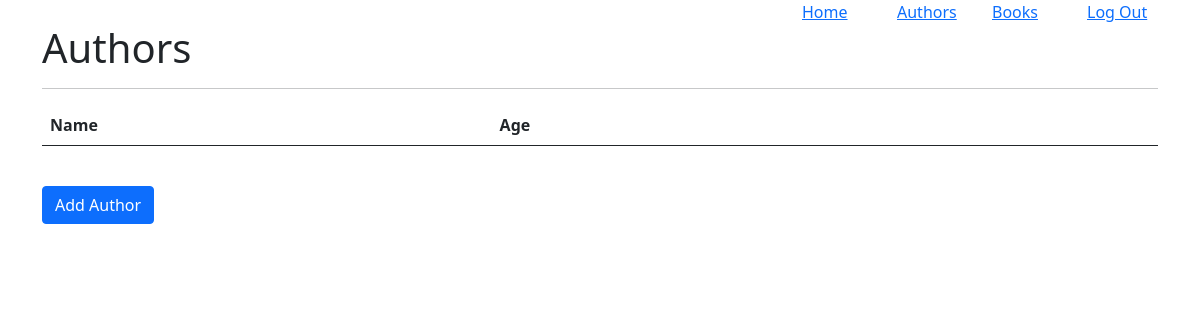
The page /authors (signed in) on the database as committed earlier.
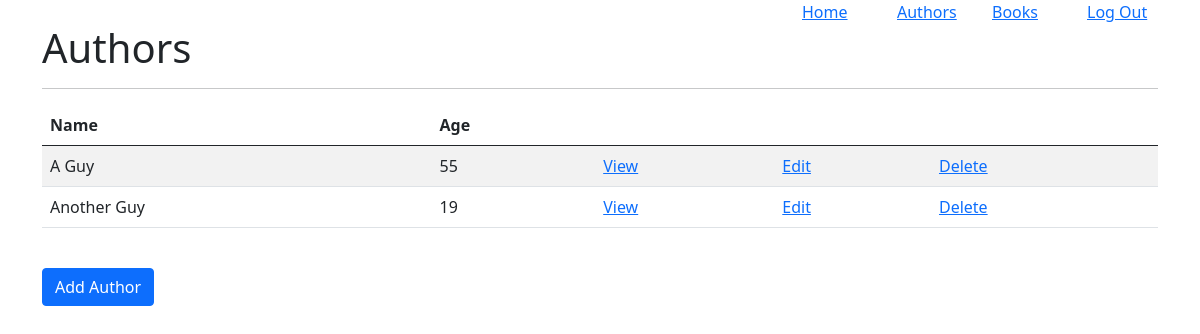
The same page on the database as committed later.
### app/models.py (models this page shows, shortened)
class Author(db.Model):
    author_id: so.Mapped[int] = so.mapped_column(primary_key=True)
    name: so.Mapped[str] = so.mapped_column(sa.String(64))
    age: so.Mapped[int] = so.mapped_column()
    books: so.WriteOnlyMapped['Book'] = so.relationship(back_populates='author', cascade="all,delete")

### app/routes.py (the view)
@app.route("/authors")
@login_required
def authors():
    authors = db.session.scalars(sa.select(Author)).all()
    return render_template("Authors/Authors.html", title='Authors', authors=authors)

### app/models.py (called while the page is built)
@login.user_loader
def load_user(id):
    return db.session.get(User, int(id))

### app/templates/Authors/Authors.html
{% extends "Base.html" %}
{% block content %}
    <h1>Authors</h1>
    <hr>
    <table class="table table-striped">
        <thead>
            <tr>
                <th>Name</th>
                <th>Age</th>
                <th></th>
                <th></th>
                <th></th>
            </tr>
        </thead>
        <tbody>
            {% for author in authors %}
            <tr>
                <td>{{author.name}}</td>
                <td>{{author.age}}</td>
                <td><a href="{{ url_for('view_author', id=author.author_id) }}">View</a></td>
                <td><a href="{{ url_for('edit_author', id=author.author_id) }}">Edit</a></td>
                {% if current_user.role == 'Admin' %}
                <td><a href="{{ url_for('delete_author', id=author.author_id) }}">Delete</a></td>
                {% endif %}
            </tr>
            {% endfor %}
        </tbody>
    </table>
    <br>
    <a class="btn btn-primary" href="{{url_for('add_author')}}">Add Author</a>
{% endblock %}

### app/templates/Base.html (shortened to what this page needs)
<!DOCTYPE html>
<html>
<head>
    <link href="https://cdn.jsdelivr.net/npm/bootstrap@5.0.2/dist/css/bootstrap.min.css" rel="stylesheet"
>
</head>
<body>
    <div class="container">
        <div class="row">
            {% if current_user.is_anonymous %}
            <p></p>
            {% else %}
            <div class="col-lg-8"></div>
            <div class="col-lg-1">
                <a href="{{url_for('home')}}">Home</a>
            </div>
            <div class="col-lg-1">
                <a href="{{url_for('authors')}}">Authors</a>
            </div>
            <div class="col-lg-1">
                <a href="{{url_for('books')}}">Books</a>
            </div>
            <div class="col-lg-1">
                <a href="{{url_for('logout')}}">Log Out</a>
            </div>
            {% endif %}
        </div>
        {% block content %}{% endblock %}
    </div>
</body>
</html>

Rows that differ between the two databases and show on the page:
added Author: name "A Guy", age "55"
added Author: name "Another Guy", age "19"
